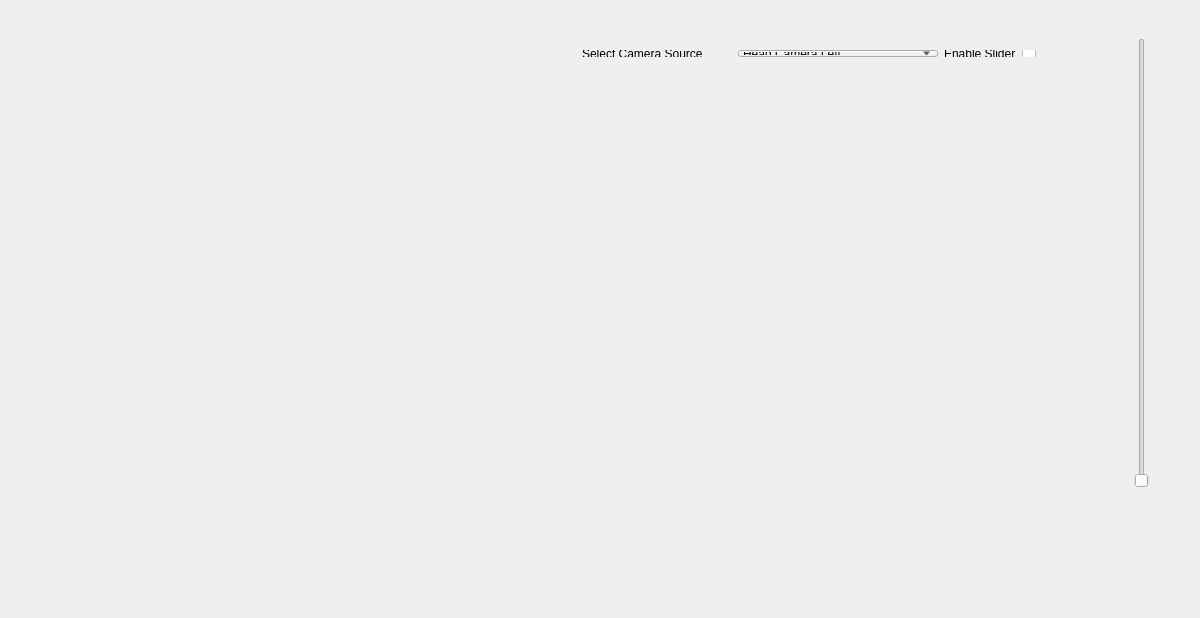
<?xml version="1.0" encoding="UTF-8"?>
<ui version="4.0">
 <class>ImageVideoManagerWidget</class>
 <widget class="QWidget" name="ImageVideoManagerWidget">
  <property name="geometry">
   <rect>
    <x>0</x>
    <y>0</y>
    <width>1200</width>
    <height>618</height>
   </rect>
  </property>
  <property name="minimumSize">
   <size>
    <width>1200</width>
    <height>600</height>
   </size>
  </property>
  <property name="maximumSize">
   <size>
    <width>1200</width>
    <height>618</height>
   </size>
  </property>
  <property name="windowTitle">
   <string>ImageManagerWidget</string>
  </property>
  <layout class="QHBoxLayout" name="horizontalLayout_2">
   <property name="sizeConstraint">
    <enum>QLayout::SetDefaultConstraint</enum>
   </property>
   <item>
    <widget class="QWidget" name="widget" native="true">
     <property name="sizePolicy">
      <sizepolicy hsizetype="Expanding" vsizetype="Expanding">
       <horstretch>0</horstretch>
       <verstretch>0</verstretch>
      </sizepolicy>
     </property>
     <property name="minimumSize">
      <size>
       <width>500</width>
       <height>0</height>
      </size>
     </property>
     <property name="maximumSize">
      <size>
       <width>500</width>
       <height>16777215</height>
      </size>
     </property>
     <layout class="QHBoxLayout" name="horizontalLayout">
      <property name="margin">
       <number>0</number>
      </property>
      <item>
       <widget class="QLabel" name="image_view">
        <property name="minimumSize">
         <size>
          <width>500</width>
          <height>600</height>
         </size>
        </property>
        <property name="maximumSize">
         <size>
          <width>500</width>
          <height>600</height>
         </size>
        </property>
        <property name="text">
         <string/>
        </property>
       </widget>
      </item>
     </layout>
    </widget>
   </item>
   <item>
    <widget class="QWidget" name="widget_2" native="true">
     <property name="minimumSize">
      <size>
       <width>520</width>
       <height>600</height>
      </size>
     </property>
     <property name="maximumSize">
      <size>
       <width>520</width>
       <height>600</height>
      </size>
     </property>
     <widget class="QWidget" name="">
      <property name="geometry">
       <rect>
        <x>1</x>
        <y>7</y>
        <width>522</width>
        <height>588</height>
       </rect>
      </property>
      <layout class="QVBoxLayout" name="vlay">
       <item>
        <widget class="QWidget" name="widget_4" native="true">
         <property name="minimumSize">
          <size>
           <width>520</width>
           <height>50</height>
          </size>
         </property>
         <property name="maximumSize">
          <size>
           <width>520</width>
           <height>50</height>
          </size>
         </property>
         <widget class="QWidget" name="">
          <property name="geometry">
           <rect>
            <x>0</x>
            <y>10</y>
            <width>478</width>
            <height>29</height>
           </rect>
          </property>
          <layout class="QHBoxLayout" name="horizontalLayout_3">
           <item>
            <widget class="QLabel" name="label">
             <property name="minimumSize">
              <size>
               <width>150</width>
               <height>0</height>
              </size>
             </property>
             <property name="maximumSize">
              <size>
               <width>150</width>
               <height>16777215</height>
              </size>
             </property>
             <property name="text">
              <string>Select Camera Source</string>
             </property>
            </widget>
           </item>
           <item>
            <widget class="QComboBox" name="cameralist">
             <property name="minimumSize">
              <size>
               <width>200</width>
               <height>0</height>
              </size>
             </property>
             <property name="maximumSize">
              <size>
               <width>200</width>
               <height>16777215</height>
              </size>
             </property>
             <item>
              <property name="text">
               <string>Head Camera Left</string>
              </property>
             </item>
             <item>
              <property name="text">
               <string>Head Camera Right</string>
              </property>
             </item>
             <item>
              <property name="text">
               <string>Left Hand Camera Left</string>
              </property>
             </item>
             <item>
              <property name="text">
               <string>Left Hand Camera Right</string>
              </property>
             </item>
             <item>
              <property name="text">
               <string>Right Hand Camera Left</string>
              </property>
             </item>
             <item>
              <property name="text">
               <string>Right Hand Camera Right</string>
              </property>
             </item>
             <item>
              <property name="text">
               <string>All</string>
              </property>
             </item>
            </widget>
           </item>
           <item>
            <widget class="QLabel" name="label_2">
             <property name="text">
              <string>Enable Slider</string>
             </property>
            </widget>
           </item>
           <item>
            <widget class="QCheckBox" name="checkBox">
             <property name="text">
              <string/>
             </property>
            </widget>
           </item>
          </layout>
         </widget>
        </widget>
       </item>
       <item>
        <widget class="QStackedWidget" name="stackedWidget">
         <property name="minimumSize">
          <size>
           <width>520</width>
           <height>530</height>
          </size>
         </property>
         <property name="maximumSize">
          <size>
           <width>520</width>
           <height>530</height>
          </size>
         </property>
         <widget class="QWidget" name="page_3"/>
         <widget class="QWidget" name="page_4"/>
        </widget>
       </item>
      </layout>
     </widget>
    </widget>
   </item>
   <item>
    <widget class="QWidget" name="widget_3" native="true">
     <property name="minimumSize">
      <size>
       <width>60</width>
       <height>0</height>
      </size>
     </property>
     <property name="maximumSize">
      <size>
       <width>60</width>
       <height>600</height>
      </size>
     </property>
     <widget class="QLabel" name="timelabel">
      <property name="geometry">
       <rect>
        <x>20</x>
        <y>210</y>
        <width>80</width>
        <height>25</height>
       </rect>
      </property>
      <property name="minimumSize">
       <size>
        <width>80</width>
        <height>25</height>
       </size>
      </property>
      <property name="maximumSize">
       <size>
        <width>80</width>
        <height>25</height>
       </size>
      </property>
      <property name="text">
       <string/>
      </property>
     </widget>
     <widget class="QWidget" name="layoutWidget">
      <property name="geometry">
       <rect>
        <x>0</x>
        <y>10</y>
        <width>52</width>
        <height>478</height>
       </rect>
      </property>
      <layout class="QVBoxLayout" name="verticalLayout_2">
       <item>
        <spacer name="verticalSpacer">
         <property name="orientation">
          <enum>Qt::Vertical</enum>
         </property>
         <property name="sizeHint" stdset="0">
          <size>
           <width>20</width>
           <height>20</height>
          </size>
         </property>
        </spacer>
       </item>
       <item>
        <widget class="QSlider" name="timeslider">
         <property name="minimumSize">
          <size>
           <width>50</width>
           <height>450</height>
          </size>
         </property>
         <property name="maximumSize">
          <size>
           <width>50</width>
           <height>450</height>
          </size>
         </property>
         <property name="orientation">
          <enum>Qt::Vertical</enum>
         </property>
        </widget>
       </item>
      </layout>
     </widget>
    </widget>
   </item>
  </layout>
 </widget>
 <layoutdefault spacing="6" margin="11"/>
 <resources/>
 <connections/>
</ui>
